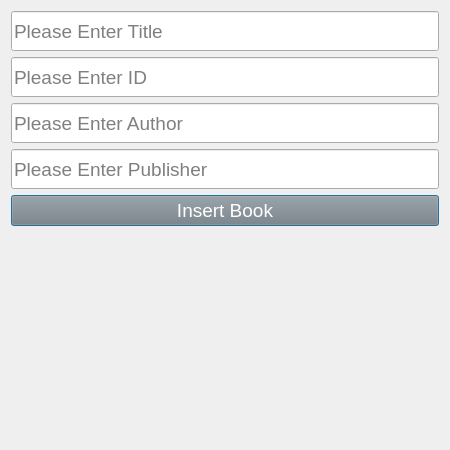
<?xml version="1.0" encoding="UTF-8"?>
<ui version="4.0">
 <class>Dialog</class>
 <widget class="QDialog" name="Dialog">
  <property name="geometry">
   <rect>
    <x>0</x>
    <y>0</y>
    <width>450</width>
    <height>450</height>
   </rect>
  </property>
  <property name="windowTitle">
   <string>Dialog</string>
  </property>
  <layout class="QVBoxLayout" name="verticalLayout">
   <item>
    <widget class="QLineEdit" name="lineEdit_title">
     <property name="maximumSize">
      <size>
       <width>16777215</width>
       <height>40</height>
      </size>
     </property>
     <property name="font">
      <font>
       <pointsize>14</pointsize>
      </font>
     </property>
     <property name="placeholderText">
      <string>Please Enter Title</string>
     </property>
    </widget>
   </item>
   <item>
    <widget class="QLineEdit" name="lineEdit_id">
     <property name="maximumSize">
      <size>
       <width>16777215</width>
       <height>40</height>
      </size>
     </property>
     <property name="font">
      <font>
       <pointsize>14</pointsize>
      </font>
     </property>
     <property name="placeholderText">
      <string>Please Enter ID</string>
     </property>
    </widget>
   </item>
   <item>
    <widget class="QLineEdit" name="lineEdit_author">
     <property name="maximumSize">
      <size>
       <width>16777215</width>
       <height>40</height>
      </size>
     </property>
     <property name="font">
      <font>
       <pointsize>14</pointsize>
      </font>
     </property>
     <property name="placeholderText">
      <string>Please Enter Author</string>
     </property>
    </widget>
   </item>
   <item>
    <widget class="QLineEdit" name="lineEdit_publisher">
     <property name="maximumSize">
      <size>
       <width>16777215</width>
       <height>40</height>
      </size>
     </property>
     <property name="font">
      <font>
       <pointsize>14</pointsize>
      </font>
     </property>
     <property name="placeholderText">
      <string>Please Enter Publisher</string>
     </property>
    </widget>
   </item>
   <item>
    <widget class="QPushButton" name="pushButton_insertbook">
     <property name="font">
      <font>
       <pointsize>14</pointsize>
      </font>
     </property>
     <property name="styleSheet">
      <string notr="true">QPushButton {

background-color:gray;
color:white


}</string>
     </property>
     <property name="text">
      <string>Insert Book</string>
     </property>
    </widget>
   </item>
   <item>
    <widget class="QLabel" name="label_result">
     <property name="font">
      <font>
       <pointsize>14</pointsize>
       <bold>true</bold>
      </font>
     </property>
     <property name="text">
      <string/>
     </property>
    </widget>
   </item>
  </layout>
 </widget>
 <resources/>
 <connections/>
</ui>
